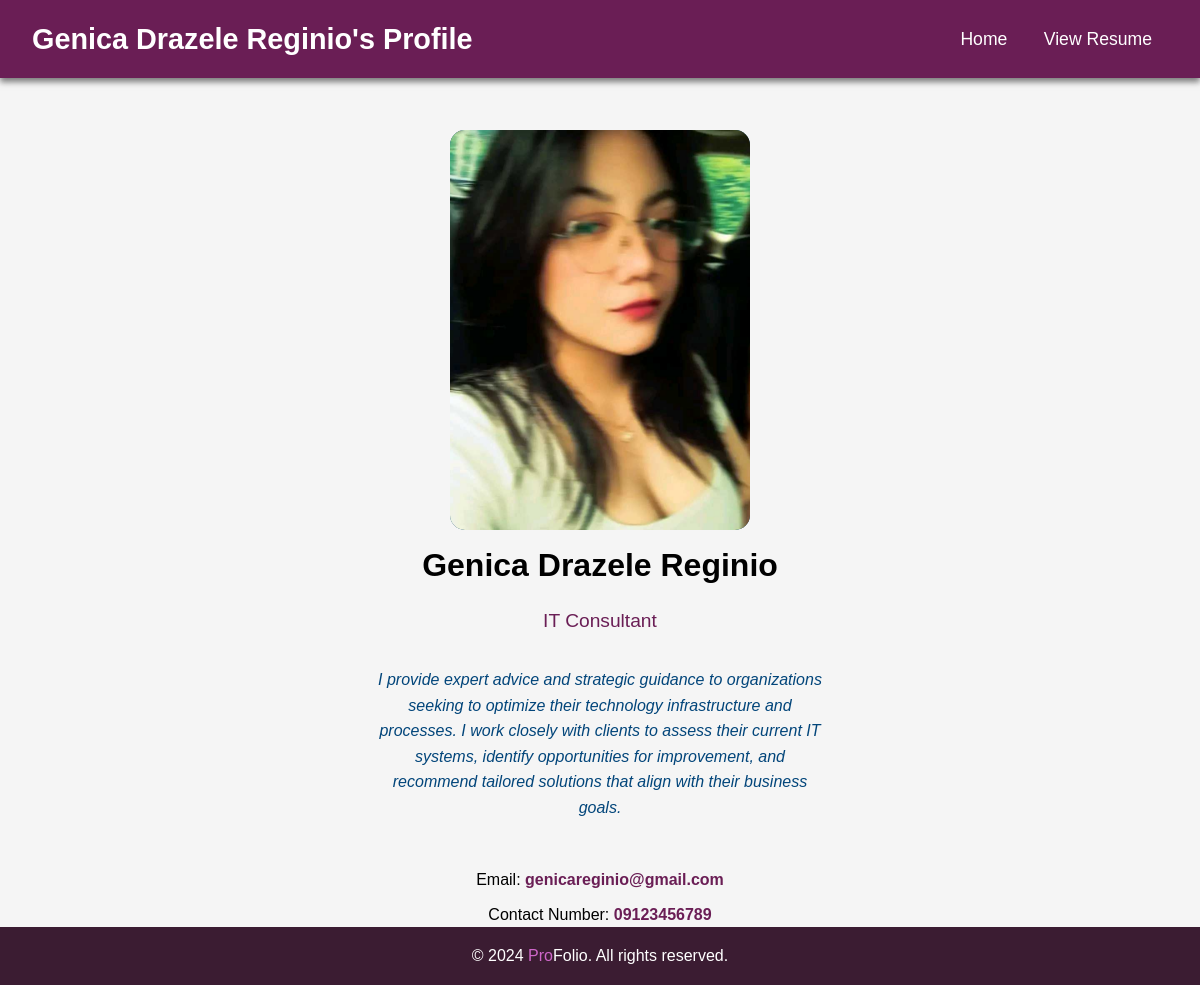
Screenshot of /profiles.php?user=Genica+Drazele+Reginio with the database file from the repository.
### tables this page shows
CREATE TABLE `users` (
  `userID` int(11) NOT NULL,
  `name` varchar(255) NOT NULL,
  `email` varchar(255) NOT NULL,
  `password` varchar(255) NOT NULL,
  `contactNumber` varchar(13) NOT NULL,
  `description` text NOT NULL,
  `currentJobPosition` varchar(100) NOT NULL,
  `image` varchar(100) NOT NULL,
  `resume` varchar(100) NOT NULL
);

### profiles.php (the view, shortened to what this page needs)
<?php
$host = "localhost";
$dbname = "profolio";
$username = "root";
$password = "";
try {
    $pdo = new PDO("mysql:host=$host;dbname=$dbname", $username, $password);
    $pdo->setAttribute(PDO::ATTR_ERRMODE, PDO::ERRMODE_EXCEPTION);
} catch (PDOException $e) {
    die("Could not connect to the database: " . $e->getMessage());
}
if (isset($_GET['user'])) {
    $user = $_GET['user'];
    $stmt = $pdo->prepare("SELECT * FROM users WHERE name = :name");
    $stmt->execute(['name' => $user]);
    $profile = $stmt->fetch(PDO::FETCH_ASSOC);
    $imageFile = !empty($profile['image']) ? htmlspecialchars($profile['image']) : "default-avatar.png";
    $resumeFile = isset($profile['resume']) && !empty($profile['resume']) ? $profile['resume'] : null;
} else {
    echo "Profile not found.";
    exit;
}
?>
<!DOCTYPE html>
<html lang="en">
<head>
    <link rel="stylesheet" href="styles.css">
</head>
<body>
    <header>
        <h1><?= htmlspecialchars($profile['name']) ?>'s Profile</h1>
        <nav>
            <a href="main_index.php">Home</a>
        <?php
        if ($resumeFile) {
             echo "<a href='{$resumeFile}' target='_blank'>View Resume</a>";
        } else {
            echo "<span>No Resume Available</span>";
        }
        ?>
        </nav>
    </header>
    <main style="display: flex; flex-direction: column; align-items: center; justify-content: center; margin: 20px auto;">
        <div style="width: 300px; height: 400px; border-radius: 15px; overflow: hidden; background-color: #003d5c;">
            <img src="<?= $imageFile ?>" alt="Profile Picture"
                 style="width: 100%; height: 100%; object-fit: cover; display: block;" />
        </div>
        <h3 style="font-size: 2em; margin: 10px 0;"><?= htmlspecialchars($profile['name']) ?></h3>
        <p style="font-size: 1.2em; color: #6A1E55; margin: 5px 0 15px;">
           <?= htmlspecialchars($profile['currentJobPosition'] ?? 'Not Specified') ?>
        </p>
        <p style="font-size: 1em; line-height: 1.6; margin: 15px; text-align: center; display: flex; justify-content: center; align-items: center; height: 100%; width: 40%; font-style: italic;">
            <?= htmlspecialchars($profile['description'] ?? 'No description provided.') ?>
        </p>
        <p style="font-size: 1em; margin: 15px 0 5px; color: black">
            Email: <a href="mailto:<?= htmlspecialchars($profile['email']) ?>" style="color: #6A1E55; text-decoration: none; font-weight: bold;"><?= htmlspecialchars($profile['email']) ?></a>
        </p>
        <p style="font-size: 1em; margin: 5px 0; color: black">
            Contact Number: <span style="color: #6A1E55; font-weight: bold;"><?= htmlspecialchars($profile['contactNumber'] ?? 'Not Specified') ?></span>
        </p>
    </main>
    <footer>
        <p>&copy; 2024 <span class="pro">Pro</span>Folio. All rights reserved.</p>
    </footer>
</body>
</html>

### styles.css (style rules this page uses)
* { margin: 0; padding: 0; box-sizing: border-box; font-family: 'Arial', sans-serif; }
body { background-color: whitesmoke; color: black; line-height: 1.6; }
header { background: #6A1E55; color: white; padding: 1rem 2rem; display: flex; justify-content: space-between; align-items: center; box-shadow: 0 4px 6px rgba(0, 0, 0, 0.5); text-align: center; }
header h1 { font-size: 1.8rem; font-weight: bold; margin: 0; }
span.pro { color: #cf67ca; }
nav a { color: white; text-decoration: none; margin: 0 1rem; font-size: 1.1rem; transition: color 0.3s ease; }
main { padding: 2rem; text-align: center; }
main p { font-size: 1.2rem; color: #02457a; margin-bottom: 2rem; }
a { display: inline-block; margin-top: 1rem; color: whitesmoke; text-decoration: none; }
footer { background: #3B1C32; color: white; text-align: center; padding: 1rem 0; position: fixed; bottom: 0; width: 100%; }

### rows the page displays
users: name "Genica Drazele Reginio", image (picture), currentJobPosition "IT Consultant", description "I provide expert advice and strategic guidance to organizations seeking to optimize their technology infrastructure and processes. I work closely with clients to assess their current IT systems, identify opportunities for improvement, and recommend tailored solutions that align with their business goals.", email "genicareginio@gmail.com", contactNumber "09123456789"
